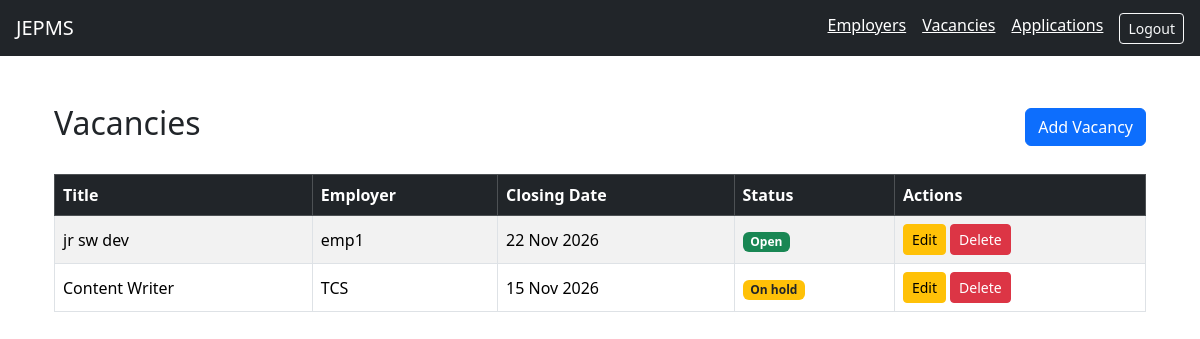
/vacancies/ (signed in), run on an earlier commit of the app's database.
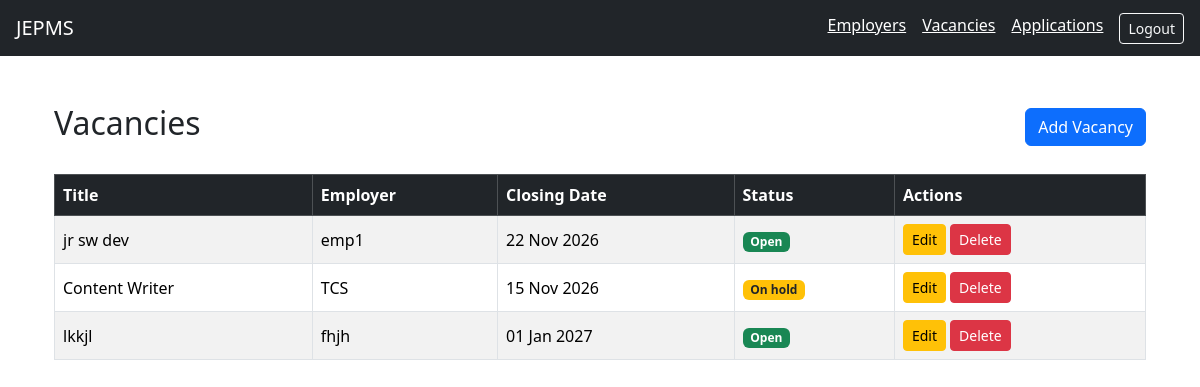
And on a later commit of the database.
### applications/models.py (models this page shows, shortened)
class Vacancy(models.Model):
    class Status(models.TextChoices):
        OPEN = "Open", "Open"
        CLOSED = "Closed", "Closed"
        ON_HOLD = "On hold", "On hold"
    employer = models.ForeignKey(
        Employer,
        on_delete=models.PROTECT,
        related_name="vacancies",
    )
    title = models.CharField(max_length=150)
    description = models.TextField(blank=True)
    location = models.CharField(max_length=100, blank=True)
    closing_date = models.DateField(null=True, blank=True)
    status = models.CharField(
        max_length=20,
        choices=Status.choices,
        default=Status.OPEN,
    )

class Employer(models.Model):
    name = models.CharField(max_length=150)
    contact_name = models.CharField(max_length=100, blank=True)
    email = models.EmailField(blank=True)
    phone = models.CharField(max_length=20, blank=True)
    website = models.URLField(blank=True)
    notes = models.TextField(blank=True)

### applications/views.py (the view)
# urls.py: path("vacancies/", views.vacancy_list, name="vacancy_list"),
@login_required
def vacancy_list(request):
    return render(request, "vacancies/list.html", {
        "vacancies": Vacancy.objects.select_related("employer"),
    })

### templates/vacancies/list.html
{% extends "base.html" %}
{% block content %}
<div class="container mt-4">
    <div class="d-flex justify-content-between align-items-center mb-4">
        <h2>Vacancies</h2>
        <a href="{% url 'vacancy_add' %}" class="btn btn-primary">
            Add Vacancy
        </a>
    </div>
    {% if vacancies %}
        <div class="table-responsive">
            <table class="table table-bordered table-striped align-middle">
                <thead class="table-dark">
                    <tr>
                        <th>Title</th>
                        <th>Employer</th>
                        <th>Closing Date</th>
                        <th>Status</th>
                        <th>Actions</th>
                    </tr>
                </thead>
                <tbody>
                    {% for vacancy in vacancies %}
                    <tr>
                        <td>{{ vacancy.title }}</td>
                        <td>{{ vacancy.employer.name }}</td>
                        <td>
                            {% if vacancy.closing_date %}
                                {{ vacancy.closing_date|date:"d M Y" }}
                            {% else %}
                                Not specified
                            {% endif %}
                        </td>
                        <td>
                            {% if vacancy.status == "Open" %}
                                <span class="badge bg-success">
                                    {{ vacancy.status }}
                                </span>
                            {% elif vacancy.status == "Closed" %}
                                <span class="badge bg-danger">
                                    {{ vacancy.status }}
                                </span>
                            {% else %}
                                <span class="badge bg-warning text-dark">
                                    {{ vacancy.status }}
                                </span>
                            {% endif %}
                        </td>
                        <td>
                            <a href="{% url 'vacancy_edit' vacancy.pk %}"
                               class="btn btn-sm btn-warning">
                                Edit
                            </a>
                            <a href="{% url 'vacancy_delete' vacancy.pk %}"
                               class="btn btn-sm btn-danger">
                                Delete
                            </a>
                        </td>
                    </tr>
                    {% endfor %}
                </tbody>
            </table>
        </div>
    {% else %}
        <div class="alert alert-info">
            No vacancies have been added yet.
        </div>
    {% endif %}
</div>
{% endblock %}

What changed in the data, as far as the page shows it:
added Vacancy: title "lkkjl", employer.name "fhjh", closing_date "01 Jan 2027", status "Open"
